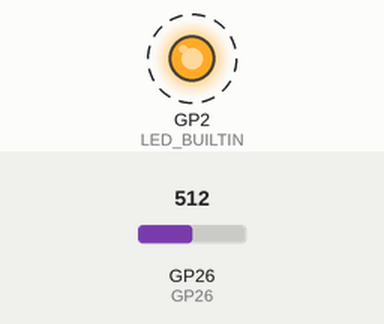
Simulated run of this sketch. Board: Raspberry Pi Pico. Shown: output pins drawn as LEDs (lit = HIGH). Dashed ring = blinking. The inputs (shaded band) are chosen by the test bench; at power-on: GP26 = 512. What the sketch prints to the serial monitor is not drawn.

Above: at 1.8 s.
1.9 s: GP26 set to 104
5.0 s: GP26 set to 90
Timing chart, 0 to 14.1 s (numbered marks = the images above; inputs shaded):
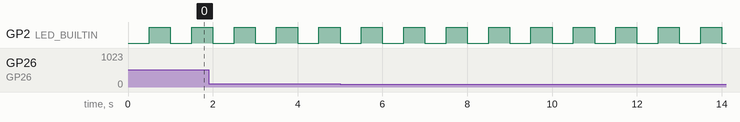

The sketch:

pico_basic.ino
```cpp
// snippet: pico_basic
// tags: pico, raspberry pi pico, rp2040, arduino, gpio, adc, led
// boards: rp2040
// library: none
// description: Raspberry Pi Pico with Arduino SDK — GPIO and 12-bit ADC
// prompts: Raspberry Pi Pico, RP2040 Arduino IDE, Pico GPIO ADC, Pi Pico LED blink, RP2040 starter sketch

#ifndef LED_BUILTIN
#define LED_BUILTIN 2  // ESP32 core may not define it (rule_led_builtin)
#endif

unsigned long prevMs = 0;
bool ledState = false;

void setup() {
  Serial.begin(115200);
  pinMode(LED_BUILTIN, OUTPUT);  // GPIO25 on Pico
  pinMode(A0, INPUT);            // GP26 = ADC0
}

void loop() {
  unsigned long now = millis();
  if (now - prevMs < 500) return;
  prevMs = now;

  ledState = !ledState;
  digitalWrite(LED_BUILTIN, ledState);

  int raw = analogRead(A0);  // 12-bit: 0-4095
  float voltage = raw * (3.3 / 4095.0);
  Serial.print("adc: "); Serial.print(raw);
  Serial.print(" v: "); Serial.println(voltage);
}
```

Measured:
- by itself, GP2 (LED_BUILTIN): alternates HIGH for 0.50 s and LOW for 0.50 s
